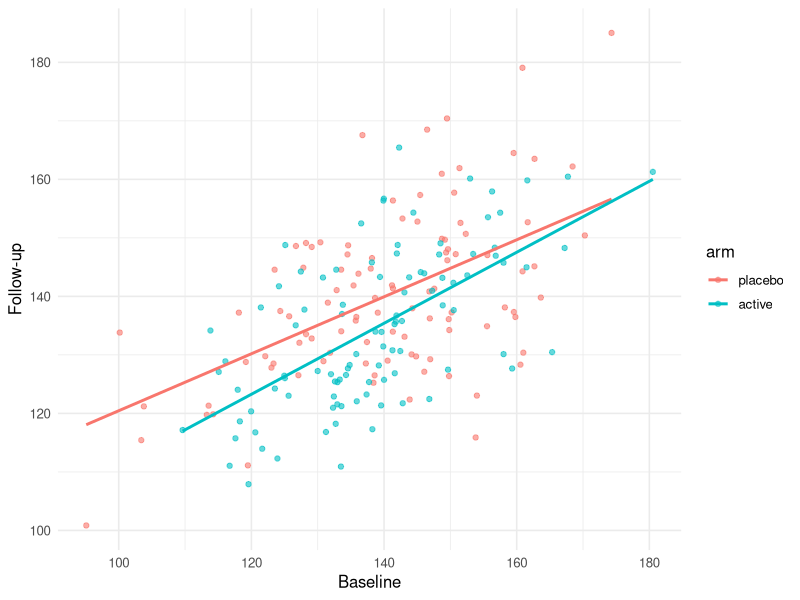

The R source for this figure:
# ============================================================
# Biostatistics Courses
# Course 2 — Week 3, Session 2: ANCOVA in RCTs
# ============================================================

# --- 0. Setup --------------------------------------------------
library(tidyverse)
library(broom)
set.seed(42)
theme_set(theme_minimal(base_size = 12))

# --- 1. Hypothesis / Goal --------------------------------------
# Compare post-only, change-score, and ANCOVA in a simulated RCT.

# --- 2. Data ---------------------------------------------------
n <- 200
baseline <- rnorm(n, 140, 15)
arm <- rep(c("placebo", "active"), each = n / 2)
followup <- 0.6 * (baseline - 140) + 140 +
  ifelse(arm == "active", -5, 0) + rnorm(n, 0, 12)
dat <- tibble(baseline, followup, arm,
              change = followup - baseline) |>
  mutate(arm = factor(arm, levels = c("placebo", "active")))

# --- 3. Visualise ----------------------------------------------
p <- ggplot(dat, aes(baseline, followup, colour = arm)) +
  geom_point(alpha = 0.6) +
  geom_smooth(method = "lm", se = FALSE) +
  labs(x = "Baseline", y = "Follow-up")
print(p)

# --- 4. Assumptions --------------------------------------------
fit_int <- lm(followup ~ arm * baseline, data = dat)
print(tidy(fit_int))

# --- 5. Conduct / Fit ------------------------------------------
fit_post   <- lm(followup ~ arm, data = dat)
fit_change <- lm(change ~ arm, data = dat)
fit_ancova <- lm(followup ~ arm + baseline, data = dat)
print(tidy(fit_post, conf.int = TRUE))
print(tidy(fit_change, conf.int = TRUE))
print(tidy(fit_ancova, conf.int = TRUE))

# --- 6. Report -------------------------------------------------
cat(sprintf("ANCOVA treatment effect: %.2f\n",
            coef(fit_ancova)["armactive"]))
